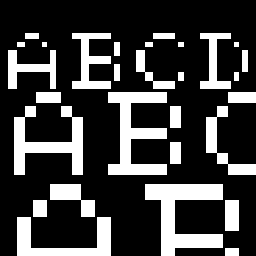
#> input picture images_BW/alfa2.bmp, 256 x 256 px
$ python c_un_debut.py
#> lines starting #> are read from the running program, lines starting #| are printed output that depends on the picture; after the words box and inside, x2 and y2 are one past the last pixel; in counts of white or black regions, pixels touching at a corner belong together
### basictools.py
from sklearn.cluster import KMeans
import numpy as np
import cv2

def ResizeWithAspectRatio(image, width=None, height=None, inter=cv2.INTER_AREA):
    # this function allows to always display images with respect to ratio - needed for concatenation of images in particular
    # credit goes to nathancy from StackOverflow
    dim = None
    (h, w) = image.shape[:2]

    if width is None and height is None:
        return image
    if width is None:
        r = height / float(h)
        dim = (int(w * r), height)
    else:
        r = width / float(w)
        dim = (width, int(h * r))

    return cv2.resize(image, dim, interpolation=inter)

def read_image(path : str):
#> called with path = './images_BW/alfa2.bmp'
    image = cv2.imread(path)
#> image is the input picture: shape (256, 256, 3); 24.7% white; 29 white regions, largest, box (x1, y1, x2, y2) and area: (145, 184, 223, 256) 2704, (108, 92, 167, 175) 2365, (14, 106, 83, 175) 2035
    image //= 255 # anticipating use of gaussian noise
    grey_img = cv2.cvtColor(image, cv2.COLOR_BGR2GRAY) # making sure it's greyscale
    return grey_img, np.shape(grey_img)

def display_image(title:str, image):
    cv2.imshow(title + ' (press any key to close window)', ResizeWithAspectRatio(image, width=640)) # cv2.resize(image, (1024,576)) instead of image to specify size depending on device
    cv2.waitKey()
    cv2.destroyAllWindows()

def identify_classes(X):
    return np.unique(X)

# [9 lines left out: function gauss_noise, not called in this run]

def error_rate(tolerance, A, B, m, n):
    return 1 - (abs(A - B) <= tolerance).sum()/(m*n) # rate of different pixels between A & B

# [19 lines left out: function evaluate_kmeans, not called in this run]

### c_un_debut.py
import basictools as bt
import numpy as np

path = './images_BW/alfa2.bmp'
print(f'Image : {path.split("/")[-1]}')

image, shape = bt.read_image(path)
#> shape = (256, 256)
cl1, cl2 = bt.identify_classes(image)
#> cl1 = 0; cl2 = 1
print(f'classe 1 : {cl1}, classe 2 : {cl2}')
#| classe 1 : 0, classe 2 : 1

bt.display_image('Image', 255* image)
#> in ResizeWithAspectRatio, `return cv2.resize(image, dim, interpolation=inter)`:
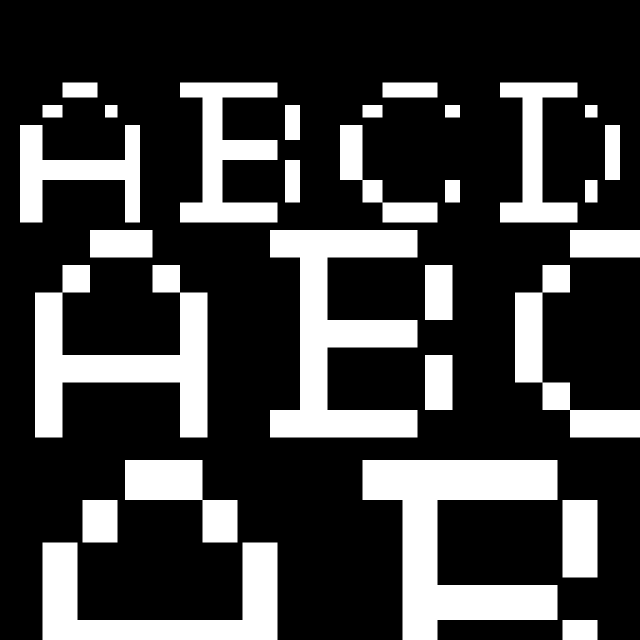
#> returned value: shape (640, 640); min 0, max 255, mean 62.9

#> (the run stopped early here; a loop or call above may not have finished)

$ run again, with images_BW/cible2.bmp copied over images_BW/alfa2.bmp
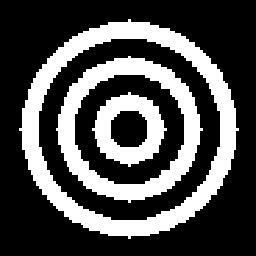
#> input picture images_BW/cible2.bmp, 256 x 256 px
#> in read_image, image is the input picture: shape (256, 256, 3); 30.5% white; 3 white regions, box (x1, y1, x2, y2) and area: (19, 19, 239, 239) 10608, (56, 56, 203, 203) 6600, (92, 92, 167, 167) 2788
#> shape = (256, 256)
#> cl1 = 0; cl2 = 1
#| classe 1 : 0, classe 2 : 1
#> in ResizeWithAspectRatio, `return cv2.resize(image, dim, interpolation=inter)`:
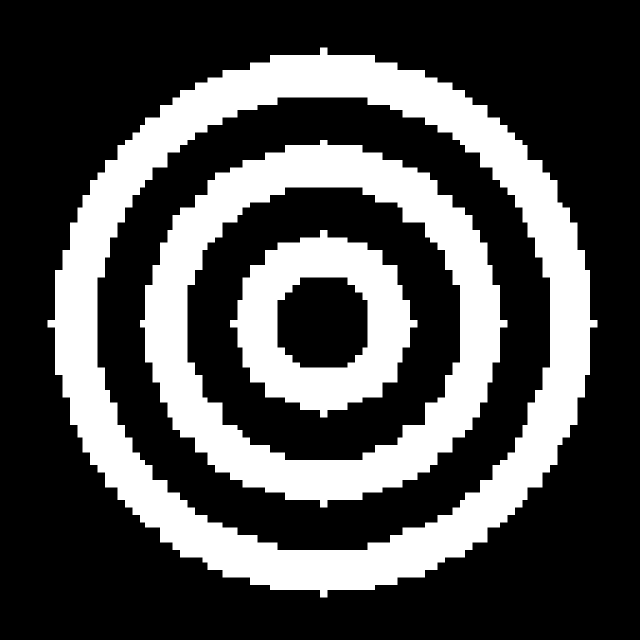
#> returned value: shape (640, 640); min 0, max 255, mean 77.8

$ run again, with images_BW/city2.bmp copied over images_BW/alfa2.bmp
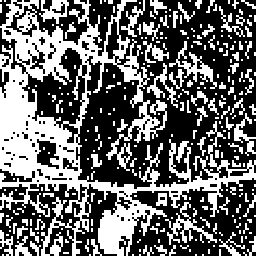
#> input picture images_BW/city2.bmp, 256 x 256 px
#> in read_image, image is the input picture: shape (256, 256, 3); 40.8% white; 278 white regions (187 under 20 px), largest, box (x1, y1, x2, y2) and area: (0, 0, 256, 256) 18312, (165, 202, 217, 245) 566, (169, 41, 217, 89) 538
#> shape = (256, 256)
#> cl1 = 0; cl2 = 1
#| classe 1 : 0, classe 2 : 1
#> in ResizeWithAspectRatio, `return cv2.resize(image, dim, interpolation=inter)`:
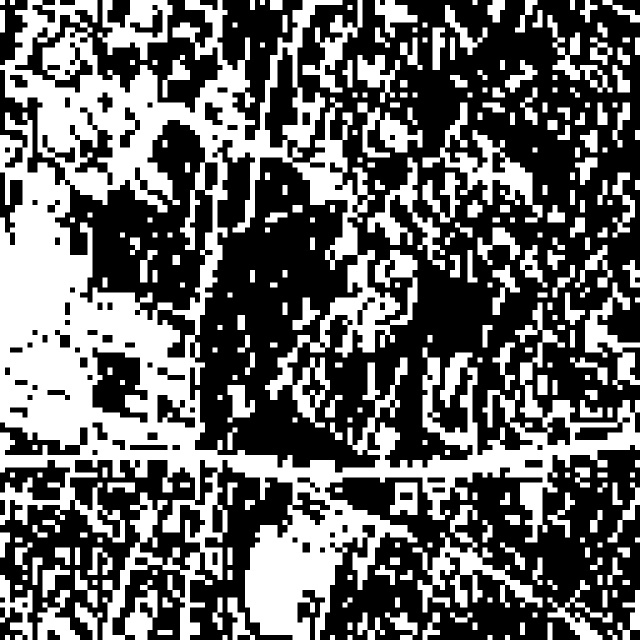
#> returned value: shape (640, 640); min 0, max 255, mean 104.1
